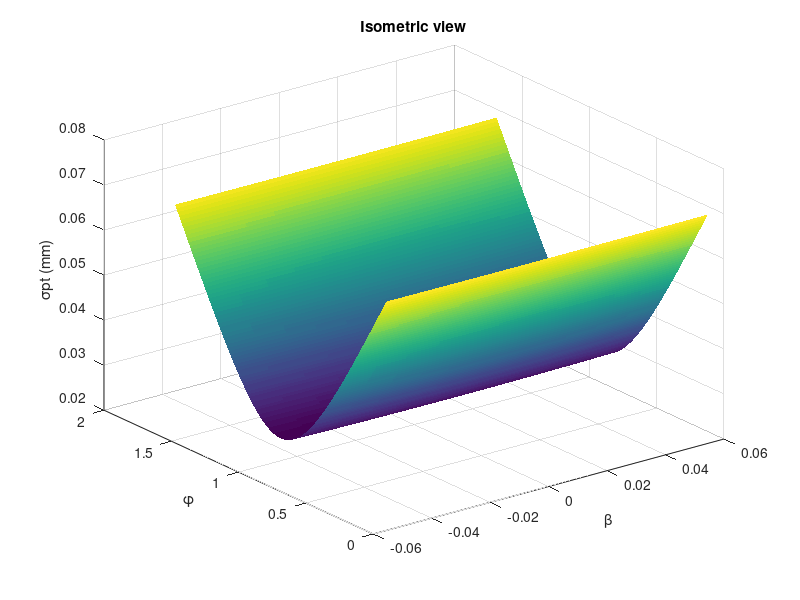
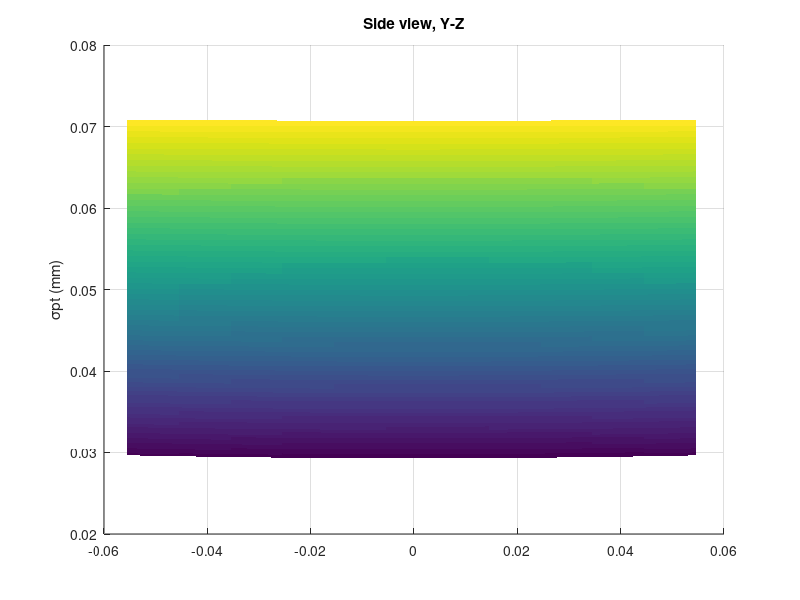
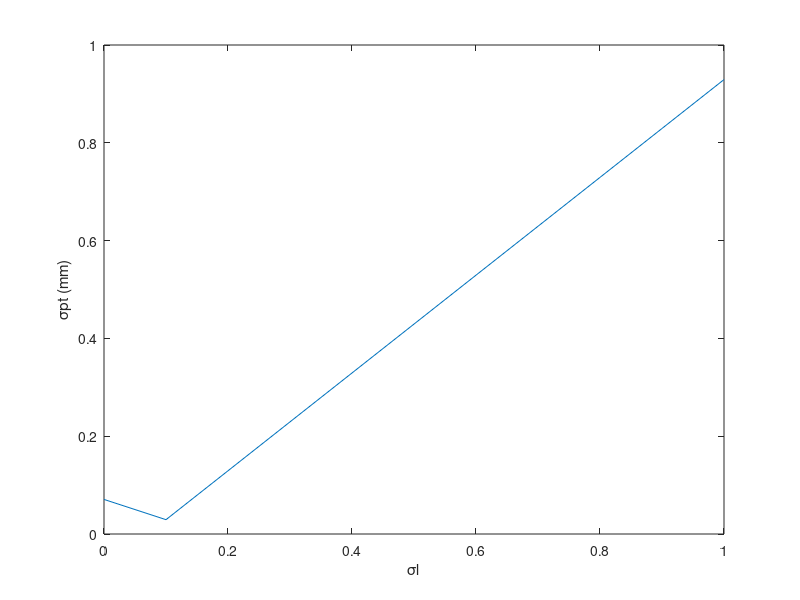

MATLAB code to generate these figures, in order:
clear all
close all

phi = -atan2(2.5,45):0.01:atan2(2.5,45);
beta = 0:0.01:pi/2;
[phi,beta]=meshgrid(phi,beta);
dx =0.05;
dy=0.05;
dl = 0.1;
f= sqrt((dx-cos(phi).*cos(beta).*dl).^2+(dy-cos(phi).*sin(beta).*dl).^2+(sin(phi).*dl).^2);

figure(1)
surf(phi,beta,f,'EdgeColor','none')
view(3)
title('Isometric view');
xlabel('\beta');
ylabel('\phi');
zlabel('\sigmapt (mm) ');
figure(2)
surf(phi,beta,f,'EdgeColor','none')
view([1 0 0]); % y-z plane
title('Side view, Y-Z');
ylabel('\beta');
zlabel('\sigmapt (mm)');

figure(3)
dl1=0:0.1:1;
f2= sqrt((dx-cos(pi/4).*dl1).^2+(dy-sin(pi/4).*dl1).^2);
plot(dl1,f2)
xlabel('\sigmal');
ylabel('\sigmapt (mm)');



